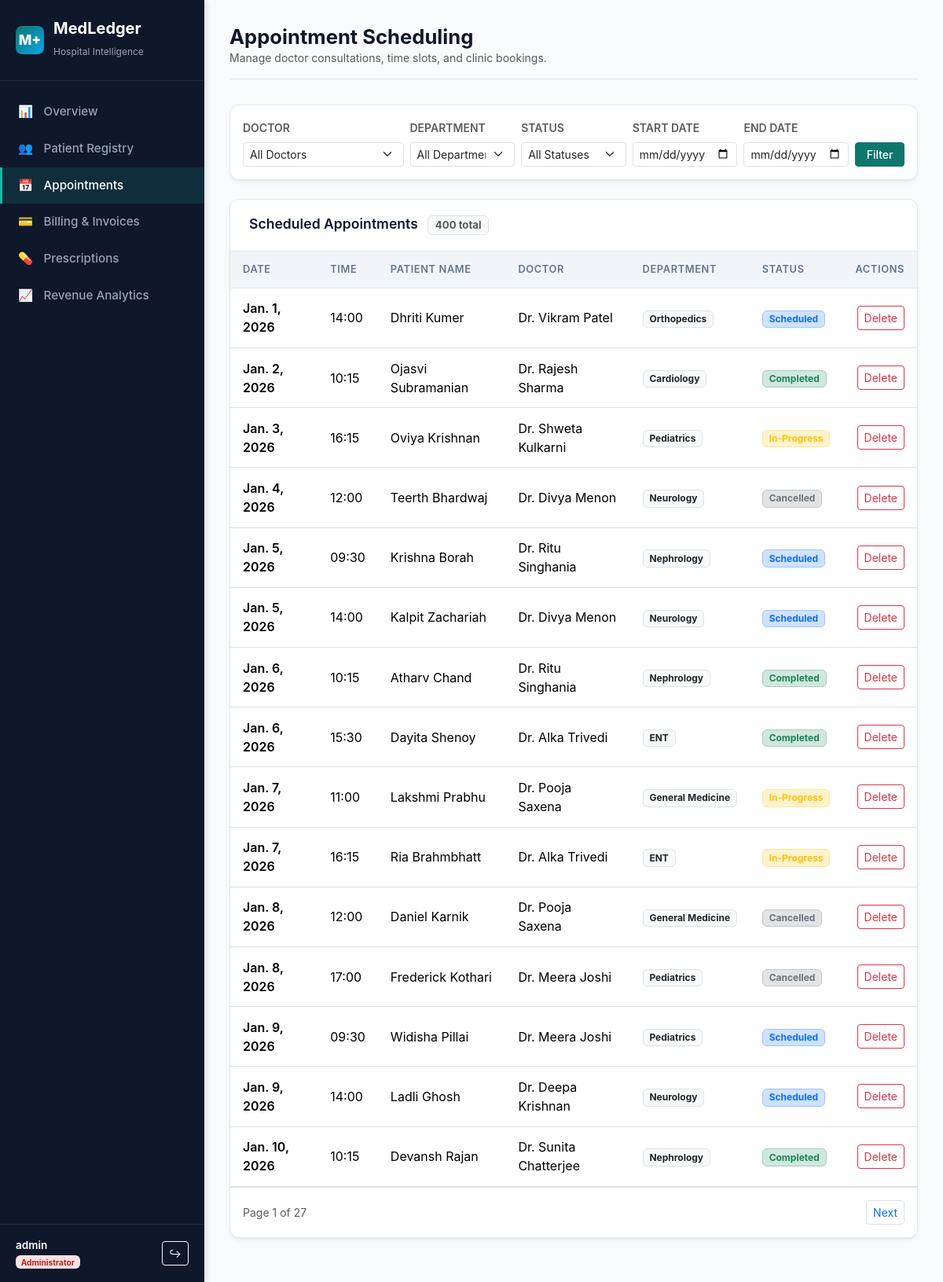
Page /appointments/ (signed in) on the committed database.
### accounts/models.py (models this page shows, shortened)
class User(AbstractUser):
    class Role(models.TextChoices):
        ADMIN = 'admin', 'Administrator'
        DOCTOR = 'doctor', 'Doctor'
        RECEPTIONIST = 'receptionist', 'Receptionist'
    role = models.CharField(
        max_length=20,
        choices=Role.choices,
        default=Role.RECEPTIONIST,
        help_text="Role determining access privileges across dashboards and APIs."
    )
    phone = models.CharField(max_length=20, blank=True, null=True)

### appointments/models.py (models this page shows, shortened)
class Appointment(models.Model):
    STATUS_CHOICES = (
        ('Scheduled', 'Scheduled'),
        ('In-Progress', 'In-Progress'),
        ('Completed', 'Completed'),
        ('Cancelled', 'Cancelled'),
    )
    id = models.UUIDField(primary_key=True, default=uuid.uuid4, editable=False)
    patient = models.ForeignKey(Patient, on_delete=models.CASCADE, related_name='appointments')
    doctor = models.ForeignKey(Doctor, on_delete=models.CASCADE, related_name='appointments')
    date = models.DateField()
    time = models.TimeField()
    status = models.CharField(max_length=20, choices=STATUS_CHOICES, default='Scheduled')
    notes = models.TextField(blank=True, default='')
    created_at = models.DateTimeField(auto_now_add=True)
    class Meta:
        ordering = ['date', 'time']

class Doctor(models.Model):
    id = models.UUIDField(primary_key=True, default=uuid.uuid4, editable=False)
    name = models.CharField(max_length=200)
    department = models.CharField(max_length=100)
    experience = models.PositiveIntegerField(help_text="Years of professional experience")
    availability = models.CharField(max_length=100, default="Mon-Fri 09:00 - 17:00")
    consultation_fee = models.DecimalField(max_digits=10, decimal_places=2, default=500.00)
    phone = models.CharField(max_length=20, blank=True, default='')
    email = models.EmailField(blank=True, default='')
    created_at = models.DateTimeField(auto_now_add=True)
    class Meta:
        ordering = ['name']

### patients/models.py (models this page shows, shortened)
class Patient(models.Model):
    GENDER_CHOICES = (
        ('Male', 'Male'),
        ('Female', 'Female'),
        ('Other', 'Other'),
    )
    BLOOD_GROUP_CHOICES = (
        ('A+', 'A+'),
        ('A-', 'A-'),
        ('B+', 'B+'),
        ('B-', 'B-'),
        ('AB+', 'AB+'),
        ('AB-', 'AB-'),
        ('O+', 'O+'),
        ('O-', 'O-'),
    )
    id = models.UUIDField(primary_key=True, default=uuid.uuid4, editable=False)
    full_name = models.CharField(max_length=200)
    date_of_birth = models.DateField()
    gender = models.CharField(max_length=10, choices=GENDER_CHOICES)
    phone = models.CharField(max_length=20)
    email = models.EmailField(blank=True, null=True)
    blood_group = models.CharField(max_length=5, choices=BLOOD_GROUP_CHOICES)
    address = models.TextField(blank=True, default='')
    emergency_contact = models.CharField(max_length=20, blank=True, default='')
    registered_date = models.DateField(auto_now_add=True)
    created_at = models.DateTimeField(auto_now_add=True)
    class Meta:
        ordering = ['-registered_date', '-created_at']

### dashboard/views.py (the view)
# urls.py: path('appointments/', appointments_view, name='dashboard_appointments'),
@login_required
def appointments_view(request):
    doctor_id = request.GET.get('doctor', '').strip()
    department = request.GET.get('department', '').strip()
    status_filter = request.GET.get('status', '').strip()
    start_date = request.GET.get('start_date', '').strip()
    end_date = request.GET.get('end_date', '').strip()
    appointments_qs = Appointment.objects.select_related('patient', 'doctor').all().order_by('date', 'time')
    if doctor_id:
        appointments_qs = appointments_qs.filter(doctor_id=doctor_id)
    if department:
        appointments_qs = appointments_qs.filter(doctor__department__iexact=department)
    if status_filter:
        appointments_qs = appointments_qs.filter(status__iexact=status_filter)
    if start_date:
        appointments_qs = appointments_qs.filter(date__gte=start_date)
    if end_date:
        if getattr(settings, 'MEDLEDGER_CHALLENGE_MODE', True):
            appointments_qs = appointments_qs.filter(date__lt=end_date)
        else:
            appointments_qs = appointments_qs.filter(date__lte=end_date)
    paginator = Paginator(appointments_qs, 15)
    page_num = request.GET.get('page', 1)
    page_obj = paginator.get_page(page_num)
    doctors = Doctor.objects.all().order_by('name')
    departments = Doctor.objects.values_list('department', flat=True).distinct().order_by('department')
    context = {
        'page_obj': page_obj,
        'doctors': doctors,
        'departments': departments,
        'doctor_id': doctor_id,
        'department': department,
        'status_filter': status_filter,
        'start_date': start_date,
        'end_date': end_date,
        'active_tab': 'appointments'
    }
    return render(request, 'dashboard/appointments.html', context)

### templates/dashboard/appointments.html (shortened to what this page needs)
{% extends 'base.html' %}
{% block content %}
<div class="med-topbar">
  <div>
    <h1 class="med-page-title">Appointment Scheduling</h1>
    <div class="text-muted small">Manage doctor consultations, time slots, and clinic bookings.</div>
  </div>
</div>
<div class="med-card mb-4">
  <div class="p-3">
    <form method="GET" class="row g-2 align-items-end">
      <div class="col-md-3">
        <label class="form-label small fw-semibold text-muted">DOCTOR</label>
        <select name="doctor" class="form-select form-select-sm">
          <option value="">All Doctors</option>
        </select>
      </div>
      <div class="col-md-2">
        <label class="form-label small fw-semibold text-muted">DEPARTMENT</label>
        <select name="department" class="form-select form-select-sm">
          <option value="">All Departments</option>
        </select>
      </div>
      <div class="col-md-2">
        <label class="form-label small fw-semibold text-muted">STATUS</label>
        <select name="status" class="form-select form-select-sm">
          <option value="">All Statuses</option>
        </select>
      </div>
      <div class="col-md-2">
        <label class="form-label small fw-semibold text-muted">START DATE</label>
        <input type="date" name="start_date" class="form-control form-control-sm" value="{{ start_date }}">
      </div>
      <div class="col-md-2">
        <label class="form-label small fw-semibold text-muted">END DATE</label>
        <input type="date" name="end_date" class="form-control form-control-sm" value="{{ end_date }}">
      </div>
      <div class="col-md-1 d-flex gap-1">
        <button type="submit" class="btn btn-sm btn-med-primary w-100">Filter</button>
      </div>
    </form>
  </div>
</div>
<div class="med-card">
  <div class="med-card-header">
    <h5 class="med-card-title">
      Scheduled Appointments
      <span class="badge bg-light text-muted border ms-2">{{ page_obj.paginator.count }} total</span>
    </h5>
  </div>
  <div class="table-responsive">
    <table class="table table-hover mb-0">
      <thead>
        <tr>
          <th>Date</th>
          <th>Time</th>
          <th>Patient Name</th>
          <th>Doctor</th>
          <th>Department</th>
          <th>Status</th>
          <th class="text-end">Actions</th>
        </tr>
      </thead>
      <tbody>
        {% for appt in page_obj %}
          <tr id="appt-row-{{ appt.id }}">
            <td class="fw-semibold">{{ appt.date }}</td>
            <td>{{ appt.time|time:"H:i" }}</td>
            <td>{{ appt.patient.full_name }}</td>
            <td>Dr. {{ appt.doctor.name }}</td>
            <td><span class="badge bg-light text-dark border">{{ appt.doctor.department }}</span></td>
            <td>
              {% if appt.status == 'Scheduled' %}
                <span class="badge bg-primary-subtle text-primary border border-primary-subtle">{{ appt.status }}</span>
              {% elif appt.status == 'Completed' %}
                <span class="badge bg-success-subtle text-success border border-success-subtle">{{ appt.status }}</span>
              {% elif appt.status == 'In-Progress' %}
                <span class="badge bg-warning-subtle text-warning border border-warning-subtle">{{ appt.status }}</span>
              {% else %}
                <span class="badge bg-secondary-subtle text-secondary border border-secondary-subtle">{{ appt.status }}</span>
              {% endif %}
            </td>
            <td class="text-end">
              <button
                class="btn btn-sm btn-outline-danger"
                onclick="deleteAppointment('{{ appt.id }}')"
                title="Delete Appointment"
              >
                Delete
              </button>
            </td>
          </tr>
        {% empty %}
          <tr>
            <td colspan="7" class="text-center py-4 text-muted">No appointments found matching your filter.</td>
          </tr>
        {% endfor %}
      </tbody>
    </table>
  </div>
  {% if page_obj.has_other_pages %}
    <div class="p-3 border-top d-flex justify-content-between align-items-center">
      <div class="small text-muted">Page {{ page_obj.number }} of {{ page_obj.paginator.num_pages }}</div>
      <ul class="pagination pagination-sm mb-0">
        {% if page_obj.has_next %}
          <li class="page-item"><a class="page-link" href="?page={{ page_obj.next_page_number }}">Next</a></li>
        {% endif %}
      </ul>
    </div>
  {% endif %}
</div>
{% endblock %}

### templates/base.html (shortened to what this page needs)
{% load static %}
<!DOCTYPE html>
<html lang="en">
<head>
  <link rel="stylesheet" href="{% static 'css/bootstrap.min.css' %}">
  <link rel="stylesheet" href="{% static 'css/medledger.css' %}">
</head>
<body>
  <aside class="med-sidebar">
    <div class="med-sidebar-brand">
      <div class="med-brand-icon">M+</div>
      <div>
        <div style="line-height: 1.2;">MedLedger</div>
        <small style="font-size: 0.75rem; color: #94a3b8; font-weight: 400;">Hospital Intelligence</small>
      </div>
    </div>
    <nav class="med-sidebar-nav">
      <a href="{% url 'dashboard_overview' %}" class="med-nav-item {% if active_tab == 'overview' %}active{% endif %}">
        <span>📊</span> Overview
      </a>
      <a href="{% url 'dashboard_patients' %}" class="med-nav-item {% if active_tab == 'patients' %}active{% endif %}">
        <span>👥</span> Patient Registry
      </a>
      <a href="{% url 'dashboard_appointments' %}" class="med-nav-item {% if active_tab == 'appointments' %}active{% endif %}">
        <span>📅</span> Appointments
      </a>
      <a href="{% url 'dashboard_billing' %}" class="med-nav-item {% if active_tab == 'billing' %}active{% endif %}">
        <span>💳</span> Billing & Invoices
      </a>
      <a href="{% url 'dashboard_prescriptions' %}" class="med-nav-item {% if active_tab == 'prescriptions' %}active{% endif %}">
        <span>💊</span> Prescriptions
      </a>
      <a href="{% url 'dashboard_revenue' %}" class="med-nav-item {% if active_tab == 'revenue' %}active{% endif %}">
        <span>📈</span> Revenue Analytics
      </a>
    </nav>
    <div class="med-sidebar-footer">
      {% if user.is_authenticated %}
        <div class="d-flex align-items-center justify-content-between">
          <div>
            <div class="fw-semibold text-white">{{ user.username }}</div>
            <span class="badge badge-role-{{ user.role }}">{{ user.get_role_display }}</span>
          </div>
          <a href="{% url 'logout' %}" class="btn btn-sm btn-outline-light" title="Sign Out">↪</a>
        </div>
      {% else %}
        <a href="{% url 'login' %}" class="btn btn-sm btn-outline-light w-100">Sign In</a>
      {% endif %}
    </div>
  </aside>
  <main class="med-main-content">
    {% block content %}{% endblock %}
  </main>
</body>
</html>

### static/css/medledger.css (style rules this page uses)
:root { --med-primary: #0f766e; --med-primary-dark: #115e59; --med-primary-light: #ccfbf1; --med-secondary: #0ea5e9; --med-dark: #0f172a; --med-slate: #334155; --med-muted: #64748b; --med-border: #e2e8f0; --med-bg: #f8fafc; --med-card-bg: #ffffff; --med-success: #10b981; --med-warning: #f59e0b; --med-danger: #ef4444; --med-radius: 12px; --med-shadow: 0 4px 6px -1px rgb(0 0 0 / 0.05), 0 2px 4px -2px rgb(0 0 0 / 0.05); --med-shadow-lg: 0 10px 15px -3px rgb(0 0 0 / 0.07), 0 4px 6px -4px rgb(0 0 0 / 0.07); }
body { font-family: -apple-system, BlinkMacSystemFont, "Segoe UI", Roboto, "Helvetica Neue", Arial, sans-serif; background-color: var(--med-bg); color: var(--med-slate); min-height: 100vh; margin: 0; padding: 0; }
.med-sidebar { width: 260px; min-height: 100vh; background: #0f172a; color: #e2e8f0; display: flex; flex-direction: column; position: fixed; left: 0; top: 0; bottom: 0; z-index: 1000; box-shadow: 2px 0 8px rgba(0, 0, 0, 0.15); }
.med-sidebar-brand { padding: 1.5rem 1.25rem; font-size: 1.25rem; font-weight: 700; color: #ffffff; display: flex; align-items: center; gap: 0.75rem; border-bottom: 1px solid rgba(255, 255, 255, 0.08); }
.med-brand-icon { width: 36px; height: 36px; background: linear-gradient(135deg, #0f766e, #0ea5e9); border-radius: 8px; display: flex; align-items: center; justify-content: center; color: white; font-weight: 800; font-size: 1.1rem; }
.med-sidebar-nav { padding: 1rem 0; flex: 1; overflow-y: auto; }
.med-nav-item { display: flex; align-items: center; gap: 0.85rem; padding: 0.75rem 1.25rem; color: #94a3b8; text-decoration: none; font-weight: 500; font-size: 0.95rem; transition: all 0.2s ease; border-left: 3px solid transparent; }
.med-nav-item.active { color: #ffffff; background: rgba(15, 118, 110, 0.25); border-left-color: #14b8a6; }
.med-sidebar-footer { padding: 1rem 1.25rem; border-top: 1px solid rgba(255, 255, 255, 0.08); font-size: 0.85rem; }
.med-main-content { margin-left: 260px; padding: 2rem; min-height: 100vh; }
.med-topbar { display: flex; justify-content: space-between; align-items: center; margin-bottom: 2rem; padding-bottom: 1rem; border-bottom: 1px solid var(--med-border); }
.med-page-title { font-size: 1.6rem; font-weight: 700; color: var(--med-dark); margin: 0; }
.med-card { background: var(--med-card-bg); border-radius: var(--med-radius); border: 1px solid var(--med-border); box-shadow: var(--med-shadow); overflow: hidden; margin-bottom: 1.5rem; }
.med-card-header { padding: 1.25rem 1.5rem; border-bottom: 1px solid var(--med-border); display: flex; justify-content: space-between; align-items: center; }
.med-card-title { font-size: 1.1rem; font-weight: 600; color: var(--med-dark); margin: 0; }
.table > :not(caption) > * > * { padding: 0.85rem 1rem; vertical-align: middle; }
.table thead th { background-color: #f1f5f9; font-size: 0.8rem; text-transform: uppercase; letter-spacing: 0.05em; color: var(--med-muted); font-weight: 600; border-bottom: 1px solid var(--med-border); }
.badge-role-admin { background-color: #fee2e2; color: #b91c1c; }
.btn-med-primary { background-color: var(--med-primary); border-color: var(--med-primary); color: white; font-weight: 500; }

### rows in the picture
User: username "admin", role "Administrator"
Appointment: date "Jan. 1, 2026", time "14:00", patient.full_name "Dhriti Kumer", doctor.name "Vikram Patel", doctor.department "Orthopedics", status "Scheduled"
Appointment: date "Jan. 2, 2026", time "10:15", patient.full_name "Ojasvi Subramanian", doctor.name "Rajesh Sharma", doctor.department "Cardiology", status "Completed"
Appointment: date "Jan. 3, 2026", time "16:15", patient.full_name "Oviya Krishnan", doctor.name "Shweta Kulkarni", doctor.department "Pediatrics", status "In-Progress"
Appointment: date "Jan. 4, 2026", time "12:00", patient.full_name "Teerth Bhardwaj", doctor.name "Divya Menon", doctor.department "Neurology", status "Cancelled"
Appointment: date "Jan. 5, 2026", time "09:30", patient.full_name "Krishna Borah", doctor.name "Ritu Singhania", doctor.department "Nephrology", status "Scheduled"
Appointment: date "Jan. 5, 2026", time "14:00", patient.full_name "Kalpit Zachariah", doctor.name "Divya Menon", doctor.department "Neurology", status "Scheduled"
Appointment: date "Jan. 6, 2026", time "10:15", patient.full_name "Atharv Chand", doctor.name "Ritu Singhania", doctor.department "Nephrology", status "Completed"
Appointment: date "Jan. 6, 2026", time "15:30", patient.full_name "Dayita Shenoy", doctor.name "Alka Trivedi", doctor.department "ENT", status "Completed"
Appointment: date "Jan. 7, 2026", time "11:00", patient.full_name "Lakshmi Prabhu", doctor.name "Pooja Saxena", doctor.department "General Medicine", status "In-Progress"
Appointment: date "Jan. 7, 2026", time "16:15", patient.full_name "Ria Brahmbhatt", doctor.name "Alka Trivedi", doctor.department "ENT", status "In-Progress"
Appointment: date "Jan. 8, 2026", time "12:00", patient.full_name "Daniel Karnik", doctor.name "Pooja Saxena", doctor.department "General Medicine", status "Cancelled"
Appointment: date "Jan. 8, 2026", time "17:00", patient.full_name "Frederick Kothari", doctor.name "Meera Joshi", doctor.department "Pediatrics", status "Cancelled"
Appointment: date "Jan. 9, 2026", time "09:30", patient.full_name "Widisha Pillai", doctor.name "Meera Joshi", doctor.department "Pediatrics", status "Scheduled"
Appointment: date "Jan. 9, 2026", time "14:00", patient.full_name "Ladli Ghosh", doctor.name "Deepa Krishnan", doctor.department "Neurology", status "Scheduled"
Appointment: date "Jan. 10, 2026", time "10:15", patient.full_name "Devansh Rajan", doctor.name "Sunita Chatterjee", doctor.department "Nephrology", status "Completed"

### other values in the picture
{{ page_obj.paginator.count }} "400"
{{ page_obj.number }} "1"
{{ page_obj.paginator.num_pages }} "27"
